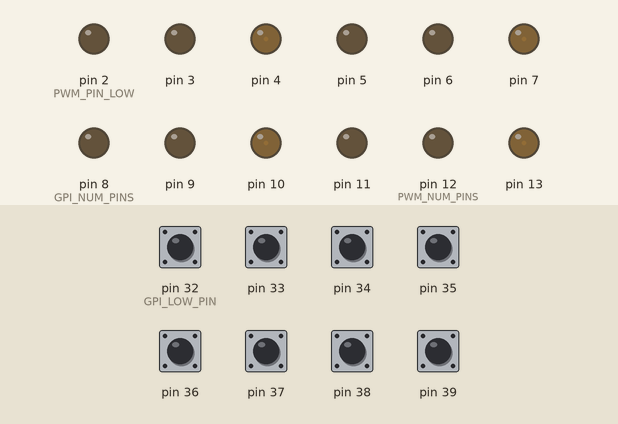
This sketch was run on a simulated Arduino Mega 2560, built with avr-gcc and run on an emulated ATmega2560. Shown: output pins drawn as LEDs (lit = HIGH). The inputs (shaded band) are chosen by the test bench; at power-on: pin 32 (GPI_LOW_PIN), pin 33–39 HIGH. What the sketch prints to the serial monitor is not drawn.

Above: at 1.2 s.
1.3 s: pin 32 (GPI_LOW_PIN) pulled LOW for 0.15 s
At 1.37 s:
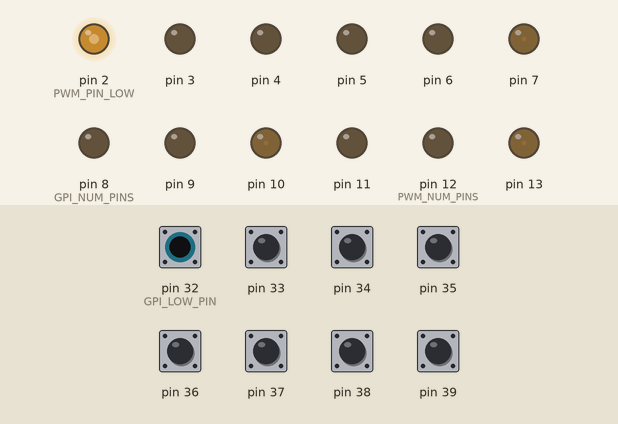
2.9 s: pin 33 pulled LOW for 0.15 s
At 2.97 s:
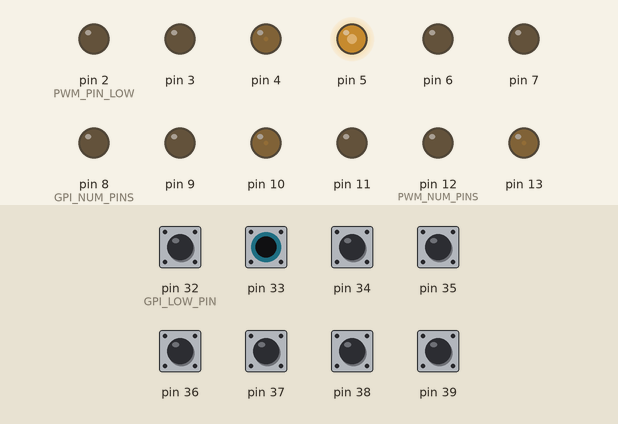
4.5 s: pin 34 pulled LOW for 0.15 s
At 4.57 s:
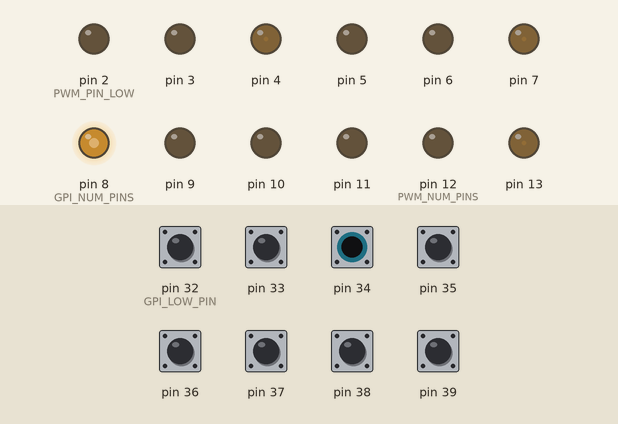
6.1 s: pin 35 pulled LOW for 0.15 s
At 6.17 s:
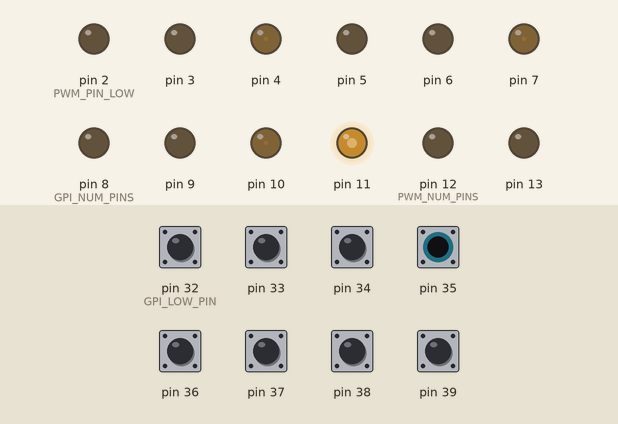
7.7 s: pin 36 pulled LOW for 0.15 s
At 8.7 s:
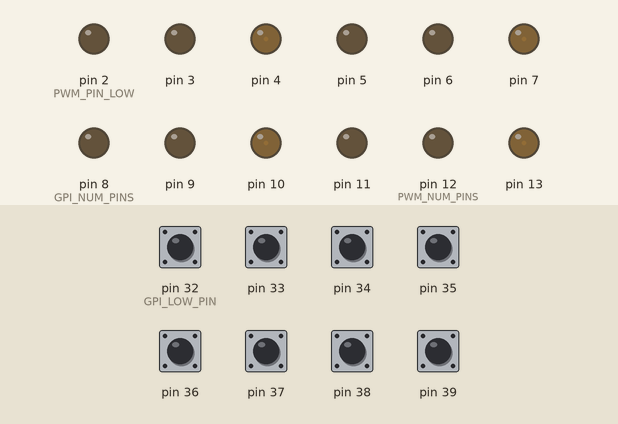
9.3 s: pin 37 pulled LOW for 0.15 s
At 9.9 s:
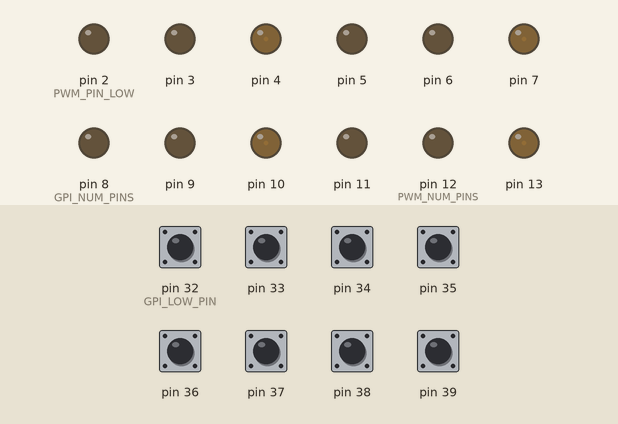
Timing chart, 0 to 11.9 s (numbered marks = the images above; inputs shaded):
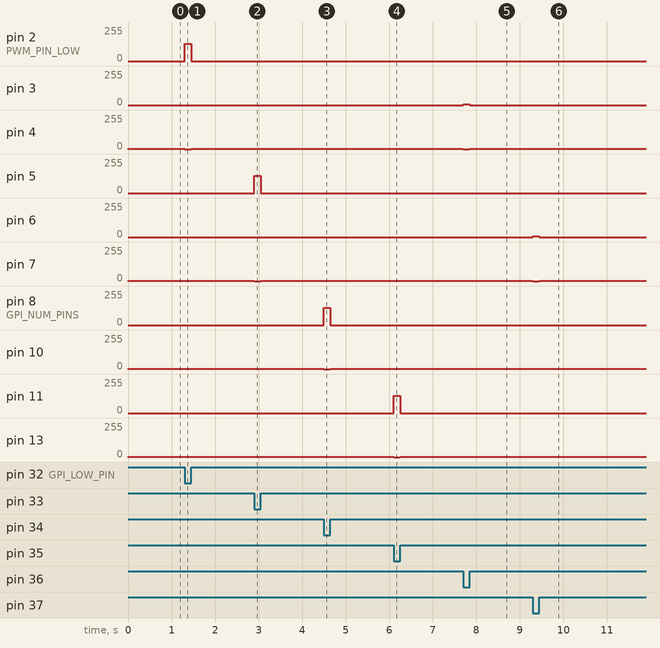

Measured:
- after the input at 1.3 s, pin 2 (PWM_PIN_LOW): 0/255 → 128/255 at once, → 0/255 0.15 s later; pin 4: 1/255 → 0/255 at once, → 1/255 0.15 s later
- after the input at 2.9 s, pin 5: 0/255 → 128/255 at once, → 0/255 0.15 s later; pin 7: 1/255 → 0/255 at once, → 1/255 0.15 s later
- after the input at 4.5 s, pin 8 (GPI_NUM_PINS): 0/255 → 128/255 at once, → 0/255 0.15 s later; pin 10: 1/255 → 0/255 at once, → 1/255 0.15 s later
- after the input at 6.1 s, pin 11: 0/255 → 128/255 at once, → 0/255 0.15 s later; pin 13: 1/255 → 0/255 at once, → 1/255 0.15 s later
- after the input at 7.7 s, pin 3: 0/255 → 5/255 at once, → 0/255 0.15 s later; pin 4: 1/255 → 0/255 at once, → 1/255 0.15 s later
- after the input at 9.3 s, pin 6: 0/255 → 5/255 at once, → 0/255 0.15 s later; pin 7: 1/255 → 0/255 at once, → 1/255 0.15 s later

The sketch:

HardwiredTally.ino
```cpp
#define GPI_LOW_PIN   32
#define GPI_NUM_PINS  8

#define PWM_PIN_LOW   2
#define PWM_NUM_PINS  12


void setup() {

  Serial.begin(9600);
  while (!Serial) {
    ; // wait for serial port to connect. Needed for native USB port only
  }


  for (int pin=PWM_PIN_LOW; pin<(PWM_PIN_LOW +PWM_NUM_PINS) ; pin++){
    pinMode(pin, OUTPUT);
  }

  for (int pin=GPI_LOW_PIN; pin<(GPI_LOW_PIN +GPI_NUM_PINS) ; pin++){
    pinMode(pin, INPUT_PULLUP);
  }

  Serial.println("Starting ...");
}


void loop() {
  unsigned char val=0;


  //delay(1000);

  //for (int pin=GPI_LOW_PIN; pin<(GPI_LOW_PIN +GPI_NUM_PINS) ; pin++){
    //Serial.print(pin);
    //Serial.print("=");
    //Serial.print(digitalRead(pin));
    //Serial.print(" ");
  //}
  //Serial.println("");


                              // Camera 1
  if (digitalRead(32) == 0)
    RGB_color(2, 128, 0, 0);           // Red
  else if (digitalRead(36) == 0)
    RGB_color(2, 0, 5, 0);           // Green
  else
    RGB_color(2, 0, 0, 1);            // Blue

                              // Camera 2
  if (digitalRead(33) == 0)
    RGB_color(5, 128, 0, 0);           // Red
  else if (digitalRead(37) == 0)
    RGB_color(5, 0, 5, 0);            // Green
  else
    RGB_color(5, 0, 0, 1);            // Blue


                              // Camera 3
  if (digitalRead(34) == 0)
    RGB_color(8, 128, 0, 0);           // Red
  else if (digitalRead(38) == 0)
    RGB_color(8, 0, 5, 0);            // Green
  else
    RGB_color(8, 0, 0, 1);            // Blue

                              // Camera 4
  if (digitalRead(35) == 0)
    RGB_color(11, 128, 0, 0);           // Red
  else if (digitalRead(39) == 0)
    RGB_color(11, 0, 5, 0);            // Green
  else
    RGB_color(11, 0, 0, 1);            // Blue
}


void RGB_color(int base_pin, int red_light_value, int green_light_value, int blue_light_value)
 {
  analogWrite(base_pin,     red_light_value);
  analogWrite(base_pin +1,  green_light_value);
  analogWrite(base_pin +2,  blue_light_value);
}
```
